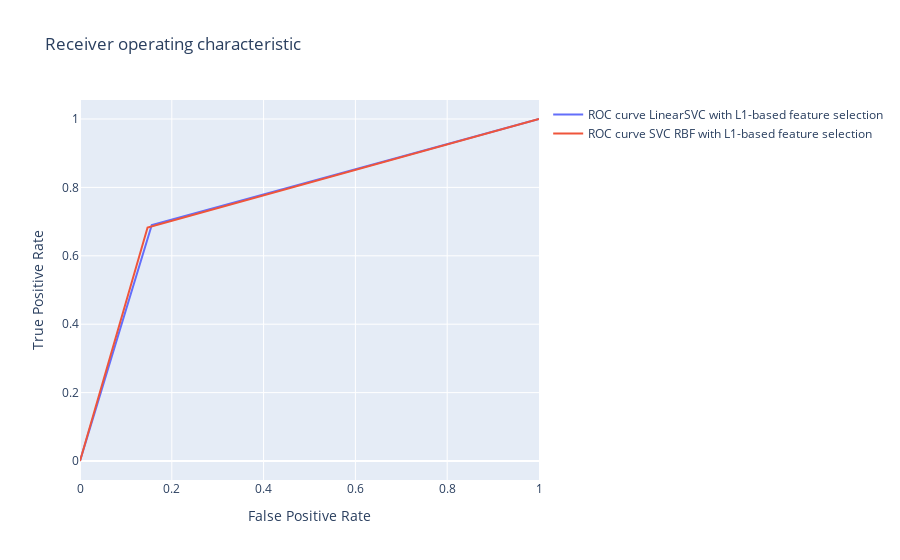

Notebook cell for this chart:
### Code cell
tuned_fig = ROC_curve(tuned_names, tuned_fp, tuned_tp)
py.iplot(tuned_fig)

### Figure 1 — Plotly figure (JSON) as saved in the notebook; plotly's stock layout.template omitted (floating-point values rounded to 4 significant figures)
{"data": [{"mode": "lines", "name": "ROC curve LinearSVC with L1-based feature selection", "type": "scatter", "x": [0, 0.1564, 1], "y": [0, 0.6899, 1]}, {"mode": "lines", "name": "ROC curve SVC RBF with L1-based feature selection", "type": "scatter", "x": [0, 0.1472, 1], "y": [0, 0.6825, 1]}], "layout": {"title": {"text": "Receiver operating characteristic "}, "xaxis": {"title": {"text": "False Positive Rate"}}, "yaxis": {"title": {"text": "True Positive Rate"}}}}
